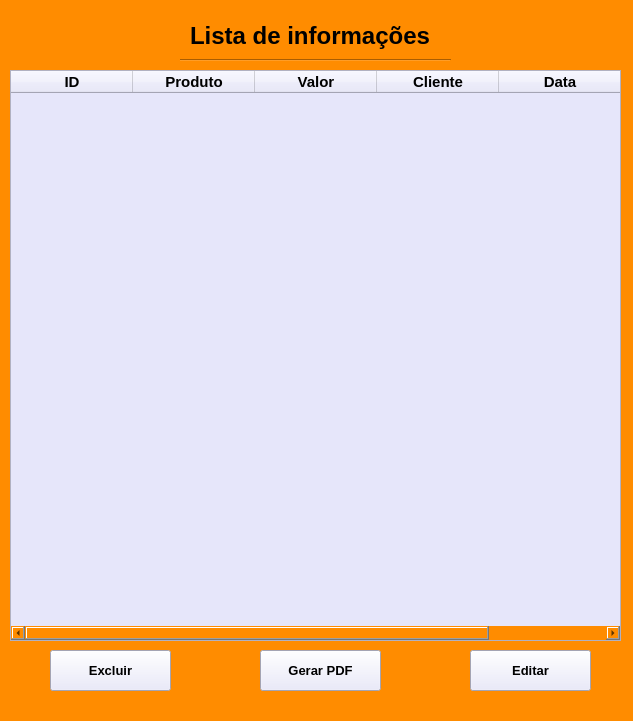
<?xml version="1.0" encoding="UTF-8"?>
<ui version="4.0">
 <class>MainWindow</class>
 <widget class="QMainWindow" name="MainWindow">
  <property name="geometry">
   <rect>
    <x>0</x>
    <y>0</y>
    <width>633</width>
    <height>721</height>
   </rect>
  </property>
  <property name="windowTitle">
   <string>MainWindow</string>
  </property>
  <property name="styleSheet">
   <string notr="true">background-color: rgb(255, 140, 0);</string>
  </property>
  <widget class="QWidget" name="centralwidget">
   <widget class="QTableWidget" name="tableWidget">
    <property name="geometry">
     <rect>
      <x>10</x>
      <y>70</y>
      <width>611</width>
      <height>571</height>
     </rect>
    </property>
    <property name="sizePolicy">
     <sizepolicy hsizetype="Expanding" vsizetype="Expanding">
      <horstretch>0</horstretch>
      <verstretch>0</verstretch>
     </sizepolicy>
    </property>
    <property name="font">
     <font>
      <pointsize>8</pointsize>
      <weight>50</weight>
      <bold>false</bold>
     </font>
    </property>
    <property name="styleSheet">
     <string notr="true">
background-color: rgb(230, 230, 250);</string>
    </property>
    <property name="iconSize">
     <size>
      <width>10</width>
      <height>0</height>
     </size>
    </property>
    <property name="gridStyle">
     <enum>Qt::NoPen</enum>
    </property>
    <attribute name="horizontalHeaderVisible">
     <bool>true</bool>
    </attribute>
    <attribute name="horizontalHeaderCascadingSectionResizes">
     <bool>false</bool>
    </attribute>
    <attribute name="horizontalHeaderMinimumSectionSize">
     <number>18</number>
    </attribute>
    <attribute name="horizontalHeaderDefaultSectionSize">
     <number>122</number>
    </attribute>
    <attribute name="verticalHeaderMinimumSectionSize">
     <number>20</number>
    </attribute>
    <column>
     <property name="text">
      <string>ID</string>
     </property>
     <property name="font">
      <font>
       <pointsize>11</pointsize>
       <weight>75</weight>
       <bold>true</bold>
      </font>
     </property>
    </column>
    <column>
     <property name="text">
      <string>Produto</string>
     </property>
     <property name="font">
      <font>
       <pointsize>11</pointsize>
       <weight>75</weight>
       <bold>true</bold>
      </font>
     </property>
    </column>
    <column>
     <property name="text">
      <string>Valor</string>
     </property>
     <property name="font">
      <font>
       <pointsize>11</pointsize>
       <weight>75</weight>
       <bold>true</bold>
      </font>
     </property>
    </column>
    <column>
     <property name="text">
      <string>Cliente</string>
     </property>
     <property name="font">
      <font>
       <pointsize>11</pointsize>
       <weight>75</weight>
       <bold>true</bold>
      </font>
     </property>
    </column>
    <column>
     <property name="text">
      <string>Data</string>
     </property>
     <property name="font">
      <font>
       <pointsize>11</pointsize>
       <weight>75</weight>
       <bold>true</bold>
      </font>
     </property>
    </column>
   </widget>
   <widget class="QLabel" name="label">
    <property name="geometry">
     <rect>
      <x>190</x>
      <y>20</y>
      <width>261</width>
      <height>31</height>
     </rect>
    </property>
    <property name="font">
     <font>
      <family>MS Shell Dlg 2</family>
      <pointsize>18</pointsize>
      <weight>75</weight>
      <bold>true</bold>
     </font>
    </property>
    <property name="text">
     <string>Lista de informações</string>
    </property>
   </widget>
   <widget class="Line" name="line">
    <property name="geometry">
     <rect>
      <x>180</x>
      <y>50</y>
      <width>271</width>
      <height>20</height>
     </rect>
    </property>
    <property name="orientation">
     <enum>Qt::Horizontal</enum>
    </property>
   </widget>
   <widget class="QPushButton" name="pushButton">
    <property name="geometry">
     <rect>
      <x>470</x>
      <y>650</y>
      <width>121</width>
      <height>41</height>
     </rect>
    </property>
    <property name="font">
     <font>
      <pointsize>10</pointsize>
      <weight>75</weight>
      <bold>true</bold>
     </font>
    </property>
    <property name="styleSheet">
     <string notr="true">background-color: rgb(230, 230, 250);</string>
    </property>
    <property name="text">
     <string>Editar</string>
    </property>
   </widget>
   <widget class="QPushButton" name="pushButton_2">
    <property name="geometry">
     <rect>
      <x>50</x>
      <y>650</y>
      <width>121</width>
      <height>41</height>
     </rect>
    </property>
    <property name="font">
     <font>
      <pointsize>10</pointsize>
      <weight>75</weight>
      <bold>true</bold>
     </font>
    </property>
    <property name="styleSheet">
     <string notr="true">background-color: rgb(230, 230, 250);</string>
    </property>
    <property name="text">
     <string>Excluir</string>
    </property>
   </widget>
   <widget class="QPushButton" name="pushButton_3">
    <property name="geometry">
     <rect>
      <x>260</x>
      <y>650</y>
      <width>121</width>
      <height>41</height>
     </rect>
    </property>
    <property name="font">
     <font>
      <pointsize>10</pointsize>
      <weight>75</weight>
      <bold>true</bold>
     </font>
    </property>
    <property name="styleSheet">
     <string notr="true">background-color: rgb(230, 230, 250);</string>
    </property>
    <property name="text">
     <string>Gerar PDF</string>
    </property>
   </widget>
  </widget>
  <widget class="QMenuBar" name="menubar">
   <property name="geometry">
    <rect>
     <x>0</x>
     <y>0</y>
     <width>633</width>
     <height>21</height>
    </rect>
   </property>
  </widget>
  <widget class="QStatusBar" name="statusbar"/>
 </widget>
 <resources/>
 <connections/>
</ui>
